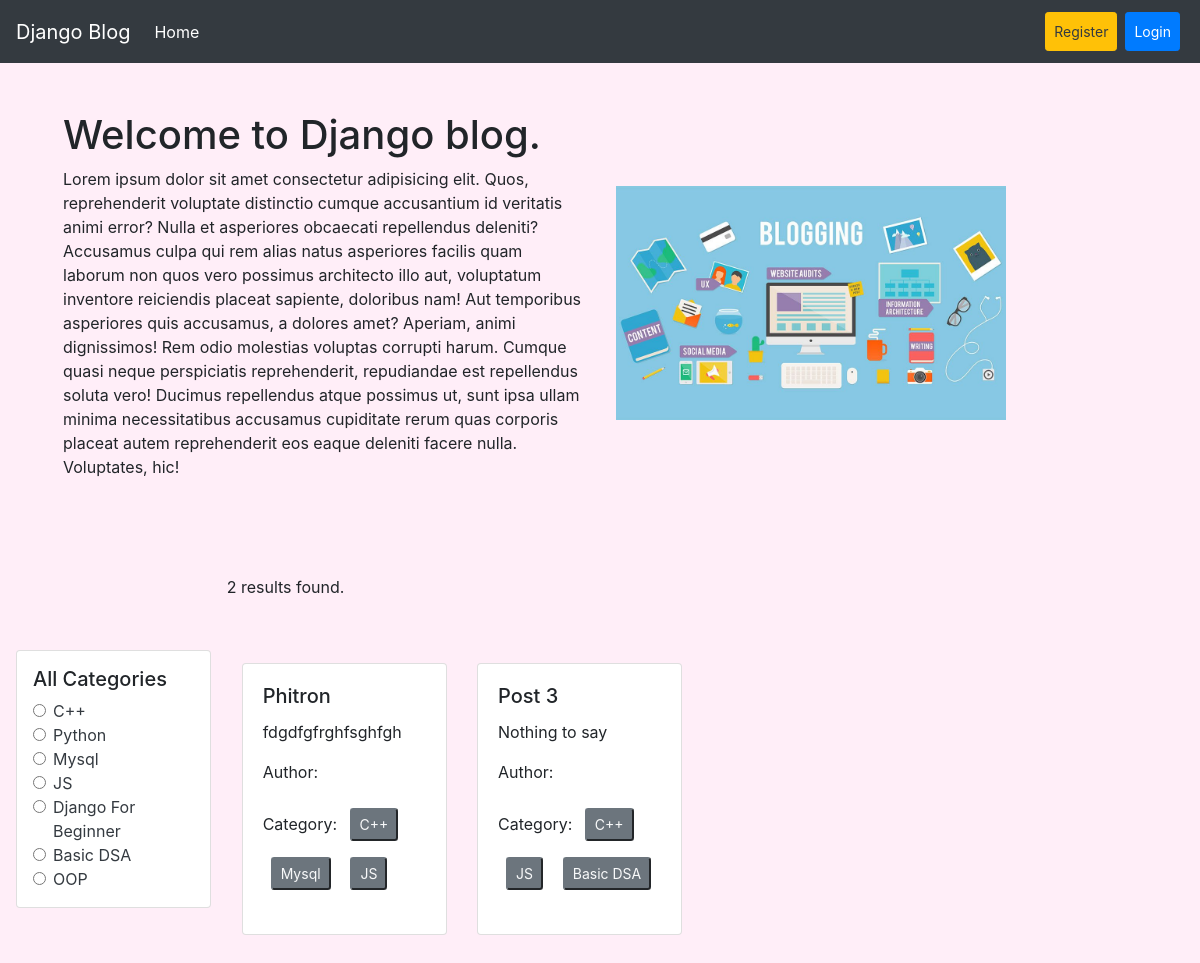
/category/c/, run on the app's committed database.
### categories/models.py (models this page shows, shortened)
class Category(models.Model):
    name = models.CharField(max_length=100)
    slug = models.SlugField(max_length=100,unique=True,null=True,blank=True)

### posts/models.py (models this page shows, shortened)
class Post (models.Model):
    title = models.CharField(max_length=50)
    content = models.TextField()
    category = models.ManyToManyField(Category)
    author = models.ForeignKey(User,on_delete=models.CASCADE)

### blog_project/views.py (the view)
# urls.py: 2. Add a URL to urlpatterns:  path('', views.home, name='home')
def home(request, category_slug = None):
    data = Post.objects.all()
    if category_slug is not None:
        category = Category.objects.get(slug=category_slug)
        data = Post.objects.filter(category=category)
    categories = Category.objects.all()
    return render(request,'home.html',{'data':data,'category':categories})

### templates/home.html
{% extends "base.html" %}
{% load static %}
{% block content %}
<div class="d-flex flex-wrap p-5 align-items-center">
    <div class="col-6">
        <h1>Welcome to Django blog.</h1>
        <p>Lorem ipsum dolor sit amet consectetur adipisicing elit. Quos, reprehenderit voluptate distinctio cumque accusantium id veritatis animi error? Nulla et asperiores obcaecati repellendus deleniti? Accusamus culpa qui rem alias natus asperiores facilis quam laborum non quos vero possimus architecto illo aut, voluptatum inventore reiciendis placeat sapiente, doloribus nam! Aut temporibus asperiores quis accusamus, a dolores amet? Aperiam, animi dignissimos! Rem odio molestias voluptas corrupti harum. Cumque quasi neque perspiciatis reprehenderit, repudiandae est repellendus soluta vero! Ducimus repellendus atque possimus ut, sunt ipsa ullam minima necessitatibus accusamus cupiditate rerum quas corporis placeat autem reprehenderit eos eaque deleniti facere nulla. Voluptates, hic!</p>
    </div>
    <div class="col-6 p-3">
        <img class="w-75" src="{% static 'blog.jpg' %}" alt="">
    </div>
</div>
    <div class="d-flex flex-wrap p-3 align-items-center">
        <div class="col-2 card bg-white p-3">
            <h5>All Categories</h5>
            {% for c in category %}
                <div class="form-check">
                    <input class="form-check-input" type="radio" name="category" id="{{c.id}}">
                    <label class="form-check-label" for="{{c.id}}">
                    <a href="{% url 'category_wise_post' c.slug %}" class="text-decoration-none text-dark">{{c.name}}</a>
                    </label>
                </div>
            {% endfor %}
        </div>
        <div class="col-10 p-3">
            <p>{{data | length}} results found.</p>
            <div class="d-flex flex-wrap py-5 pt-5">
                {% for post in data %}
                <div class="col-sm-3 ">
                    <div class="card">
                        <div class="card-body">
                            <h5 class="card-title">{{post.title}}</h5>
                            <p class="card-text">{{post.content}}</p>
                            <p>Author: <strong>{{post.author.first_name}} {{post.author.last_name}}</strong></p>
                            <p>Category: <strong>
                                {% for cat in post.category.all %}
                                    <button class="btn-sm btn-secondary m-2 text-light fw-bold" disabled>{{cat.name}}</button>
                                {% endfor %}
                                </strong></p>
                        </div>
                    </div>
                </div>
                {% endfor %}
            </div>
        </div>
    </div>
{% endblock content %}

### templates/base.html (style rules this page uses)
body { background-color: #ffeef8; }

### data on the page
Category: name "C++"
Category: name "Python"
Category: name "Mysql"
Category: name "JS"
Category: name "Django For Beginner"
Category: name "Basic DSA"
Category: name "OOP"
Post: title "Phitron", content "fdgdfgfrghfsghfgh"
Post: title "Post 3", content "Nothing to say"

### other printed values
{{ data | length }} "2"
